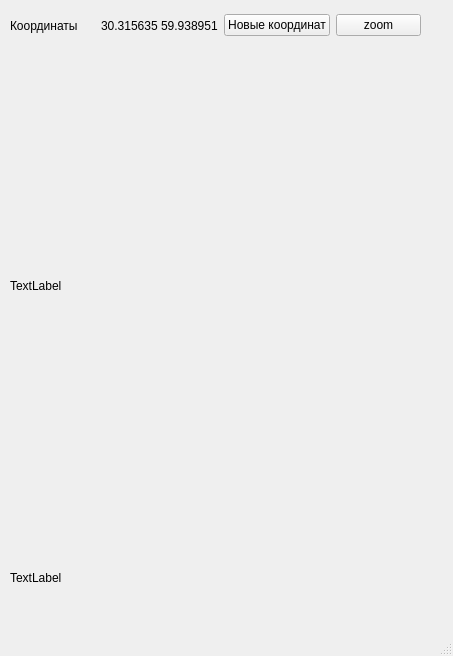
<?xml version="1.0" encoding="UTF-8"?>
<ui version="4.0">
 <class>MainWindow</class>
 <widget class="QMainWindow" name="MainWindow">
  <property name="geometry">
   <rect>
    <x>0</x>
    <y>0</y>
    <width>453</width>
    <height>656</height>
   </rect>
  </property>
  <property name="windowTitle">
   <string>MainWindow</string>
  </property>
  <widget class="QWidget" name="centralwidget">
   <widget class="QWidget" name="horizontalLayoutWidget">
    <property name="geometry">
     <rect>
      <x>10</x>
      <y>10</y>
      <width>411</width>
      <height>31</height>
     </rect>
    </property>
    <layout class="QHBoxLayout" name="horizontalLayout">
     <item>
      <widget class="QLabel" name="label">
       <property name="text">
        <string>Координаты</string>
       </property>
      </widget>
     </item>
     <item>
      <widget class="QLabel" name="coordinates">
       <property name="text">
        <string>30.315635 59.938951</string>
       </property>
      </widget>
     </item>
     <item>
      <widget class="QPushButton" name="coordsButton">
       <property name="focusPolicy">
        <enum>Qt::NoFocus</enum>
       </property>
       <property name="text">
        <string>Новые координат</string>
       </property>
      </widget>
     </item>
     <item>
      <widget class="QPushButton" name="zoomButton">
       <property name="focusPolicy">
        <enum>Qt::NoFocus</enum>
       </property>
       <property name="text">
        <string>zoom</string>
       </property>
      </widget>
     </item>
    </layout>
   </widget>
   <widget class="QLabel" name="picture">
    <property name="geometry">
     <rect>
      <x>10</x>
      <y>50</y>
      <width>371</width>
      <height>471</height>
     </rect>
    </property>
    <property name="text">
     <string>TextLabel</string>
    </property>
   </widget>
   <widget class="QLabel" name="errorlabel">
    <property name="geometry">
     <rect>
      <x>10</x>
      <y>570</y>
      <width>401</width>
      <height>16</height>
     </rect>
    </property>
    <property name="text">
     <string>TextLabel</string>
    </property>
   </widget>
  </widget>
  <widget class="QMenuBar" name="menubar">
   <property name="geometry">
    <rect>
     <x>0</x>
     <y>0</y>
     <width>453</width>
     <height>21</height>
    </rect>
   </property>
  </widget>
  <widget class="QStatusBar" name="statusbar"/>
 </widget>
 <resources/>
 <connections/>
</ui>
